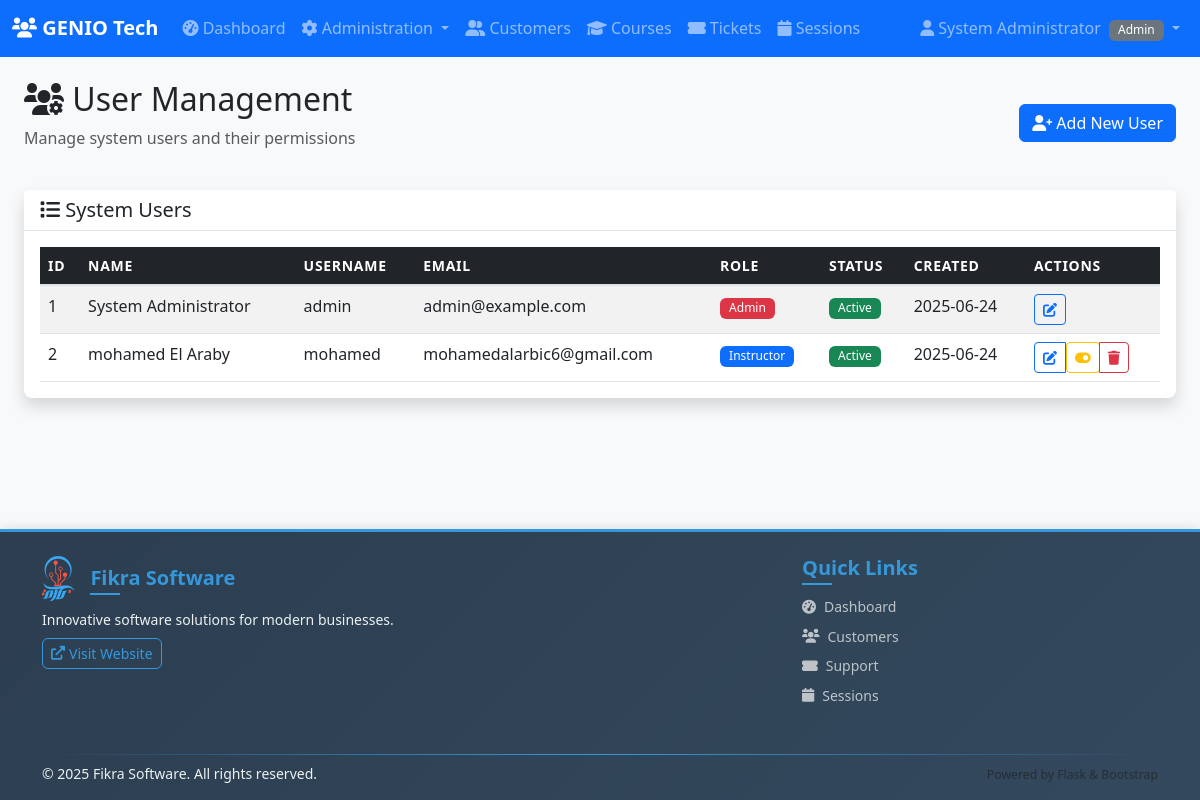
The app's page /admin/users (signed in) with its own data.
### app.py (models this page shows)
class User(UserMixin, db.Model):
    id = db.Column(db.Integer, primary_key=True)
    username = db.Column(db.String(80), unique=True, nullable=False)
    email = db.Column(db.String(120), unique=True, nullable=False)
    password_hash = db.Column(db.String(120), nullable=False)
    role = db.Column(db.String(20), nullable=False)  # admin, instructor, customer_service
    first_name = db.Column(db.String(50), nullable=False)
    last_name = db.Column(db.String(50), nullable=False)
    created_at = db.Column(db.DateTime, default=datetime.utcnow)
    is_active = db.Column(db.Boolean, default=True)

### app.py (the view)
@app.route('/admin/users')
@admin_required
def admin_users():
    users = User.query.all()
    return render_template('admin/users.html', users=users)

### app.py (called while the page is built)
@login_manager.user_loader
def load_user(user_id):
    return User.query.get(int(user_id))

def admin_required(f):
    @wraps(f)
    def decorated_function(*args, **kwargs):
        if not current_user.is_authenticated or current_user.role != 'admin':
            flash('Admin access required.', 'error')
            return redirect(url_for('dashboard'))
        return f(*args, **kwargs)
    return decorated_function

### templates/admin/users.html (shortened to what this page needs)
{% extends "base.html" %}
{% block content %}
<div class="container-fluid">
    <div class="row">
        <div class="col-12">
            <div class="d-flex justify-content-between align-items-center mb-4">
                <div>
                    <h2><i class="fas fa-users-cog"></i> User Management</h2>
                    <p class="text-muted">Manage system users and their permissions</p>
                </div>
                <a href="{{ url_for('admin_add_user') }}" class="btn btn-primary">
                    <i class="fas fa-user-plus"></i> Add New User
                </a>
            </div>
        </div>
    </div>
    <div class="row">
        <div class="col-12">
            <div class="card shadow">
                <div class="card-header">
                    <h5 class="card-title mb-0"><i class="fas fa-list"></i> System Users</h5>
                </div>
                <div class="card-body">
                    <div class="table-responsive">
                        <table class="table table-striped table-hover">
                            <thead class="table-dark">
                                <tr>
                                    <th>ID</th>
                                    <th>Name</th>
                                    <th>Username</th>
                                    <th>Email</th>
                                    <th>Role</th>
                                    <th>Status</th>
                                    <th>Created</th>
                                    <th>Actions</th>
                                </tr>
                            </thead>
                            <tbody>
                                {% for user in users %}
                                <tr>
                                    <td>{{ user.id }}</td>
                                    <td>{{ user.first_name }} {{ user.last_name }}</td>
                                    <td>{{ user.username }}</td>
                                    <td>{{ user.email }}</td>
                                    <td>
                                        <span
                                            class="badge bg-{{ 'danger' if user.role == 'admin' else 'primary' if user.role == 'instructor' else 'success' }}">
                                            {{ user.role.title() }}
                                        </span>
                                    </td>
                                    <td>
                                        {% if user.is_active %}
                                        <span class="badge bg-success">Active</span>
                                        {% else %}
                                        <span class="badge bg-secondary">Inactive</span>
                                        {% endif %}
                                    </td>
                                    <td>{{ user.created_at.strftime('%Y-%m-%d') }}</td>
                                    <td>
                                        <div class="btn-group btn-group-sm" role="group">
                                            <a href="{{ url_for('admin_edit_user', user_id=user.id) }}"
                                                class="btn btn-outline-primary btn-sm" title="Edit User">
                                                <i class="fas fa-edit"></i>
                                            </a>
                                            {% if user.id != current_user.id %}
                                            <form method="POST"
                                                action="{{ url_for('admin_toggle_user', user_id=user.id) }}"
                                                class="d-inline">
                                                <button type="submit" class="btn btn-outline-warning btn-sm"
                                                    title="Toggle Status"
                                                    onclick="return confirm('Are you sure you want to {% if user.is_active %}deactivate{% else %}activate{% endif %} this user?')">
                                                    <i
                                                        class="fas fa-toggle-{% if user.is_active %}on{% else %}off{% endif %}"></i>
                                                </button>
                                            </form>
                                            <button type="button" class="btn btn-outline-danger btn-sm"
                                                title="Delete User" data-bs-toggle="modal"
                                                data-bs-target="#deleteModal{{ user.id }}">
                                                <i class="fas fa-trash"></i>
                                            </button>
                                            {% endif %}
                                        </div>
                                    </td>
                                </tr>
                                {% endfor %}
                            </tbody>
                        </table>
                    </div>
                </div>
            </div>
        </div>
    </div>
</div>
{% endblock %}

### templates/base.html (shortened to what this page needs)
<!DOCTYPE html>
<html lang="en">
<head>
    <link href="https://cdn.jsdelivr.net/npm/bootstrap@5.3.0/dist/css/bootstrap.min.css" rel="stylesheet">
    <link href="https://cdnjs.cloudflare.com/ajax/libs/font-awesome/6.0.0/css/all.min.css" rel="stylesheet">
    <link href="{{ url_for('static', filename='css/style.css') }}" rel="stylesheet">
</head>
<body>
    {% if current_user.is_authenticated %}
    <nav class="navbar navbar-expand-lg navbar-dark bg-primary">
        <div class="container-fluid">
            <a class="navbar-brand" href="{{ url_for('dashboard') }}">
                <i class="fas fa-users"></i> GENIO Tech
            </a>
            <div class="collapse navbar-collapse" id="navbarNav">
                <ul class="navbar-nav me-auto">
                    <li class="nav-item">
                        <a class="nav-link" href="{{ url_for('dashboard') }}">
                            <i class="fas fa-tachometer-alt"></i> Dashboard
                        </a>
                    </li>
                    {% if current_user.role == 'admin' %}
                    <li class="nav-item dropdown">
                        <a class="nav-link dropdown-toggle" href="#" role="button" data-bs-toggle="dropdown">
                            <i class="fas fa-cog"></i> Administration
                        </a>
                    </li>
                    {% endif %}
                    <li class="nav-item">
                        <a class="nav-link" href="{{ url_for('customers') }}">
                            <i class="fas fa-user-friends"></i> Customers
                        </a>
                    </li>
                    <li class="nav-item">
                        <a class="nav-link" href="{{ url_for('courses') }}">
                            <i class="fas fa-graduation-cap"></i> Courses
                        </a>
                    </li>
                    {% if current_user.role in ['customer_service', 'admin'] %}
                    <li class="nav-item">
                        <a class="nav-link" href="{{ url_for('tickets') }}">
                            <i class="fas fa-ticket-alt"></i> Tickets
                        </a>
                    </li>
                    {% endif %}
                    {% if current_user.role in ['instructor', 'admin'] %}
                    <li class="nav-item">
                        <a class="nav-link" href="{{ url_for('sessions') }}">
                            <i class="fas fa-calendar"></i> Sessions
                        </a>
                    </li>
                    {% endif %}
                </ul>
                <ul class="navbar-nav">
                    <li class="nav-item dropdown">
                        <a class="nav-link dropdown-toggle" href="#" role="button" data-bs-toggle="dropdown">
                            <i class="fas fa-user"></i> {{ current_user.first_name }} {{ current_user.last_name }}
                            <span class="badge bg-secondary ms-1">{{ current_user.role.title() }}</span>
                        </a>
                    </li>
                </ul>
            </div>
        </div>
    </nav>
    {% endif %}
    <main class="{% if current_user.is_authenticated %}container-fluid mt-4{% endif %}">
        {% block content %}{% endblock %}
    </main>
    <footer class="footer">
        <div class="container">
            <div class="row justify-content-between">
                <div class="col-lg-6 col-md-6 mb-3">
                    <div class="d-flex align-items-center mb-2">
                        <h5 class="mb-0">Fikra Software</h5>
                    </div>
                    <p class="mb-2">Innovative software solutions for modern businesses.</p>
                    <a href="https://fikra.solutions/" target="_blank" class="btn btn-outline-primary btn-sm">
                        <i class="fas fa-external-link-alt me-1"></i> Visit Website
                    </a>
                </div>
                <div class="col-lg-4 col-md-6 mb-3">
                    <h5>Quick Links</h5>
                    <ul class="list-unstyled">
                        <li class="mb-2"><a
                                href="{{ url_for('dashboard') if current_user.is_authenticated else url_for('login') }}"><i
                                    class="fas fa-tachometer-alt me-2"></i>Dashboard</a></li>
                        <li class="mb-2"><a
                                href="{{ url_for('customers') if current_user.is_authenticated else '#' }}"><i
                                    class="fas fa-users me-2"></i>Customers</a></li>
                        <li class="mb-2"><a href="{{ url_for('tickets') if current_user.is_authenticated else '#' }}"><i
                                    class="fas fa-ticket-alt me-2"></i>Support</a></li>
                        <li class="mb-2"><a
                                href="{{ url_for('sessions') if current_user.is_authenticated else '#' }}"><i
                                    class="fas fa-calendar me-2"></i>Sessions</a></li>
                    </ul>
                </div>
            </div>
            <div class="footer-divider"></div>
            <div class="row align-items-center">
                <div class="col-md-8">
                    <p class="mb-0">© <span id="current-year"></span> Fikra Software. All rights reserved.</p>
                </div>
                <div class="col-md-4 text-md-end">
                    <small class="text-muted">
                        Powered by Flask & Bootstrap
                    </small>
                </div>
            </div>
        </div>
    </footer>
</body>
</html>

### static/css/style.css (style rules this page uses)
body { font-family: "Segoe UI", Tahoma, Geneva, Verdana, sans-serif; background-color: #f8f9fa; }
.navbar-brand { font-weight: bold; font-size: 1.25rem; }
.navbar-nav .nav-link { font-weight: 500; transition: color 0.2s ease; }
.card { border: none; border-radius: 0.5rem; box-shadow: 0 0.125rem 0.25rem rgba(0, 0, 0, 0.075); transition: all 0.15s ease-in-out; }
.card-header { background-color: #fff; border-bottom: 1px solid #dee2e6; font-weight: 600; }
.btn { border-radius: 0.375rem; font-weight: 500; transition: all 0.15s ease-in-out; }
.btn-group .btn { border-radius: 0.25rem; }
.table { margin-bottom: 0; }
.table thead th { border-top: none; border-bottom: 2px solid #dee2e6; font-weight: 600; text-transform: uppercase; font-size: 0.875rem; letter-spacing: 0.05em; }
.badge { font-size: 0.75em; font-weight: 500; padding: 0.375em 0.75em; }
.footer { background: linear-gradient(135deg, #2c3e50 0%, #34495e 100%); color: #ecf0f1; font-size: 0.875rem; box-shadow: 0 -2px 10px rgba(0, 0, 0, 0.1); }
.footer h5 { color: #3498db; font-weight: 600; margin-bottom: 1rem; position: relative; }
.footer h5::after { content: ""; position: absolute; bottom: -5px; left: 0; width: 30px; height: 2px; background: #3498db; }
.footer .fikra-logo { height: 45px; width: auto; transition: transform 0.3s ease, filter 0.3s ease; filter: brightness(1.1); }
.footer a { text-decoration: none; color: #bdc3c7; transition: all 0.3s ease; display: inline-flex; align-items: center; }
.footer .btn-outline-primary { border-color: #3498db; color: #3498db; transition: all 0.3s ease; }

### templates/base.html (style rules this page uses)
body { padding-top: 56px; display: flex; flex-direction: column; min-height: 100vh; }
.navbar { position: fixed; top: 0; width: 100%; z-index: 1030; }
.footer { background-color: #2c3e50; color: #ecf0f1; margin-top: auto; padding: 1.5rem 0 1rem 0; border-top: 3px solid #3498db; }
.footer h5 { color: #3498db; font-weight: 600; margin-bottom: 1rem; }
.footer a { color: #bdc3c7; text-decoration: none; transition: color 0.3s ease; }
.fikra-logo { height: 32px; width: auto; transition: transform 0.3s ease; }
main { flex: 1; padding-bottom: 2rem; }
.footer-divider { height: 1px; background: linear-gradient(to right, transparent, #3498db, transparent); margin: 1rem 0 0.5rem 0; }

### records on screen
User: first_name "System", last_name "Administrator", role "Admin", id "1", username "admin", email "admin@example.com", is_active "Active", created_at "2025-06-24"
User: id "2", first_name "mohamed", last_name "El Araby", username "mohamed", email "mohamedalarbic6@gmail.com", role "Instructor", is_active "Active", created_at "2025-06-24"
